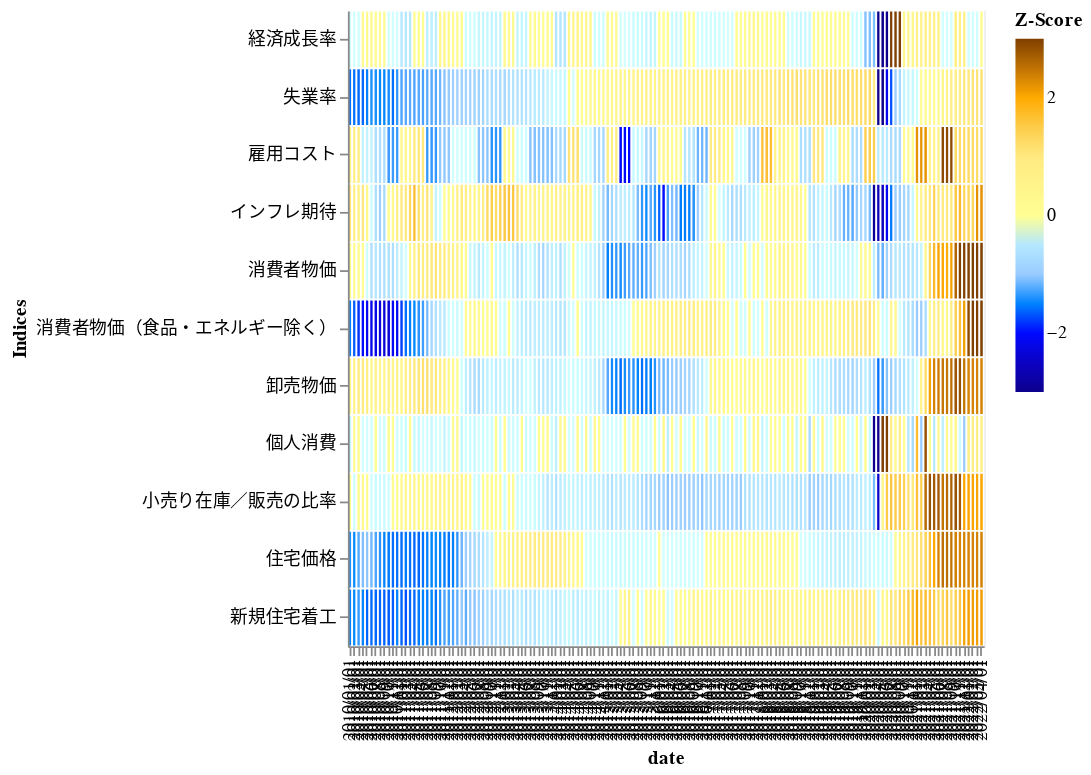

This figure's notebook cell:
### Code cell
heatmap3 = alt.Chart(
    source.reset_index()).transform_fold(
    source.columns.tolist(),as_=['Indices','Z-Score']).mark_rect(stroke='white', strokeWidth=1).encode(
    x='date:O',
    y=alt.Y('Indices:O',sort=align),
    color=alt.Color('Z-Score:Q', scale = alt.Scale(range=colorrange, domainMid=0))
                   ).properties(height=360,width=360)
heatmap3

### Figure 1 — Vega-Lite specification as saved in the notebook (floating-point values rounded to 4 significant figures; data arrays with more than 128 entries replaced by an {"elided": "..."} marker saying what was removed)
{"config": {"view": {"continuousWidth": 400, "continuousHeight": 300}}, "data": {"name": "data-b1ec354370b6a2a120d1df491547c4c4"}, "mark": {"type": "rect", "stroke": "white", "strokeWidth": 1}, "encoding": {"color": {"field": "Z-Score", "scale": {"domainMid": 0, "range": ["#0C008C", "#0009FF", "#99CCFF", "#FFFFFF", "#FFEA80", "#FFAA00", "#804000"]}, "type": "quantitative"}, "x": {"field": "date", "type": "ordinal"}, "y": {"field": "Indices", "sort": ["経済成長率", "失業率", "雇用コスト", "インフレ期待", "消費者物価", "消費者物価（食品・エネルギー除く）", "卸売物価", "個人消費", "小売り在庫／販売の比率", "住宅価格", "新規住宅着工"], "type": "ordinal"}}, "height": 360, "transform": [{"fold": ["経済成長率", "失業率", "雇用コスト", "インフレ期待", "消費者物価", "消費者物価（食品・エネルギー除く）", "卸売物価", "個人消費", "小売り在庫／販売の比率", "住宅価格", "新規住宅着工"], "as": ["Indices", "Z-Score"]}], "width": 360, "$schema": "https://vega.github.io/schema/vega-lite/v4.17.0.json", "datasets": {"data-b1ec354370b6a2a120d1df491547c4c4": {"elided": "148 records"}}}
